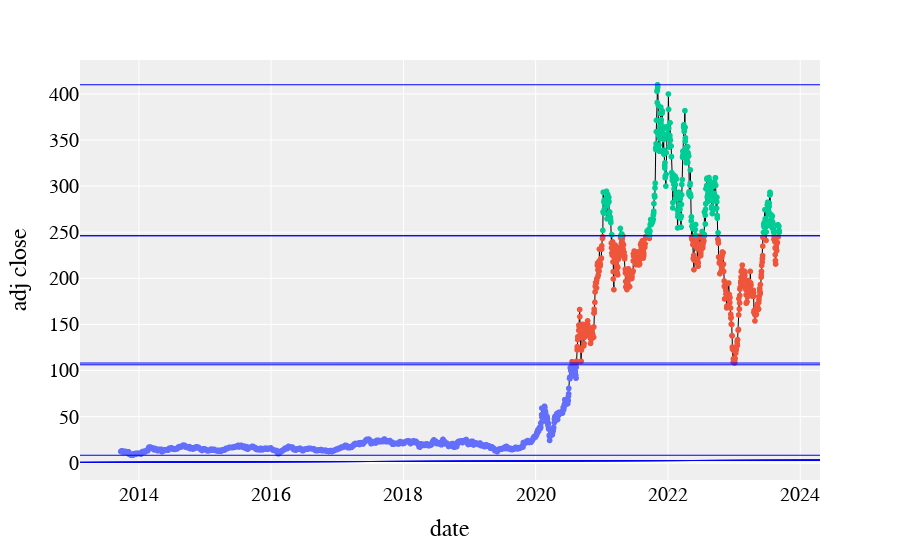

Notebook source saved alongside this figure:
### Code cell
import plotly.graph_objects as go
# Again, assign an arbitrary color to each of the 6 clusters
colors = ['red', 'orange', 'yellow', 'green', 'blue', 'indigo']
# Create Scatter plot, assigning each point a color where
# point group = color index.
fig = df.plot.scatter(
    x=df.index,
    y="adj close",
    color=[colors[i] for i in clusters],
)

# fig = go.Figure(
#     data=go.Scatter(x=df.index,y=df['adj close'], mode='lines+markers')
#     # color=[colors[i] for i in clusters],
#     )
# Add horizontal lines
for cluster_min, cluster_max in min_max_values:
    fig.add_hline(y=cluster_min, line_width=1, line_color="blue")
    fig.add_hline(y=cluster_max, line_width=1, line_color="blue")
# Add a trace of the price for better clarity
fig.add_trace(go.Scatter(
    x=df.index,
    y=df['adj close'],
    line_color="black",
    line_width=1
))
# Make it pretty
layout = go.Layout(
    plot_bgcolor='#efefef',
    showlegend=False,
    # Font Families
    font_family='Monospace',
    font_color='#000000',
    font_size=20,
    xaxis=dict(
        rangeslider=dict(
            visible=False
        ))
)
fig.update_layout(layout)
fig.show()

### Figure 1 — Plotly figure (JSON) as saved in the notebook; plotly's stock layout.template omitted (floating-point values rounded to 4 significant figures; data arrays with more than 128 entries replaced by an {"elided": "..."} marker saying what was removed)
{"data": [{"hovertemplate": "color=red<br>date=%{x}<br>adj close=%{y}<extra></extra>", "legendgroup": "red", "marker": {"color": "#636efa", "symbol": "circle"}, "mode": "markers", "name": "red", "showlegend": true, "type": "scattergl", "x": {"elided": "1734 str values"}, "xaxis": "x", "y": {"elided": "1734 float values"}, "yaxis": "y"}, {"hovertemplate": "color=yellow<br>date=%{x}<br>adj close=%{y}<extra></extra>", "legendgroup": "yellow", "marker": {"color": "#EF553B", "symbol": "circle"}, "mode": "markers", "name": "yellow", "showlegend": true, "type": "scattergl", "x": {"elided": "463 str values"}, "xaxis": "x", "y": {"elided": "463 float values"}, "yaxis": "y"}, {"hovertemplate": "color=orange<br>date=%{x}<br>adj close=%{y}<extra></extra>", "legendgroup": "orange", "marker": {"color": "#00cc96", "symbol": "circle"}, "mode": "markers", "name": "orange", "showlegend": true, "type": "scattergl", "x": {"elided": "310 str values"}, "xaxis": "x", "y": {"elided": "310 float values"}, "yaxis": "y"}, {"line": {"color": "black", "width": 1}, "type": "scatter", "x": {"elided": "2507 str values"}, "y": {"elided": "2507 float values"}}], "layout": {"font": {"color": "#000000", "family": "Monospace", "size": 20}, "legend": {"title": {"text": "color"}, "tracegroupgap": 0}, "margin": {"t": 60}, "plot_bgcolor": "#efefef", "shapes": [{"line": {"color": "blue", "width": 1}, "type": "line", "x0": 0, "x1": 1, "xref": "x domain", "y0": 8.033, "y1": 8.033, "yref": "y"}, {"line": {"color": "blue", "width": 1}, "type": "line", "x0": 0, "x1": 1, "xref": "x domain", "y0": 106.2, "y1": 106.2, "yref": "y"}, {"line": {"color": "blue", "width": 1}, "type": "line", "x0": 0, "x1": 1, "xref": "x domain", "y0": 246.3, "y1": 246.3, "yref": "y"}, {"line": {"color": "blue", "width": 1}, "type": "line", "x0": 0, "x1": 1, "xref": "x domain", "y0": 410.0, "y1": 410.0, "yref": "y"}, {"line": {"color": "blue", "width": 1}, "type": "line", "x0": 0, "x1": 1, "xref": "x domain", "y0": 108.1, "y1": 108.1, "yref": "y"}, {"line": {"color": "blue", "width": 1}, "type": "line", "x0": 0, "x1": 1, "xref": "x domain", "y0": 246.1, "y1": 246.1, "yref": "y"}, {"line": {"color": "blue", "width": 1}, "type": "line", "x0": 0, "x1": 1, "xref": "x domain", "y0": null, "y1": null, "yref": "y"}, {"line": {"color": "blue", "width": 1}, "type": "line", "x0": 0, "x1": 1, "xref": "x domain", "y0": null, "y1": null, "yref": "y"}, {"line": {"color": "blue", "width": 1}, "type": "line", "x0": 0, "x1": 1, "xref": "x domain", "y0": null, "y1": null, "yref": "y"}, {"line": {"color": "blue", "width": 1}, "type": "line", "x0": 0, "x1": 1, "xref": "x domain", "y0": null, "y1": null, "yref": "y"}, {"line": {"color": "blue", "width": 1}, "type": "line", "x0": 0, "x1": 1, "xref": "x domain", "y0": null, "y1": null, "yref": "y"}, {"line": {"color": "blue", "width": 1}, "type": "line", "x0": 0, "x1": 1, "xref": "x domain", "y0": null, "y1": null, "yref": "y"}], "showlegend": false, "xaxis": {"anchor": "y", "domain": [0, 1], "rangeslider": {"visible": false}, "title": {"text": "date"}}, "yaxis": {"anchor": "x", "domain": [0, 1], "title": {"text": "adj close"}}}}
